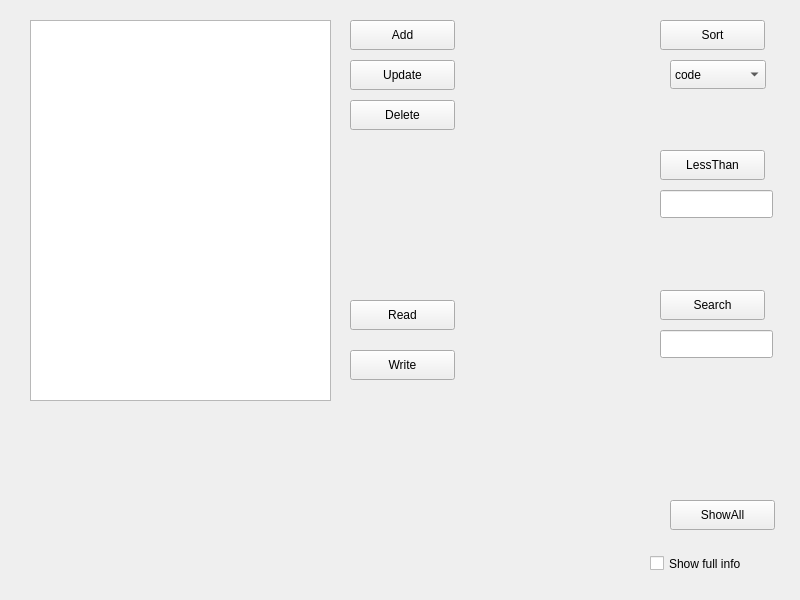
<?xml version="1.0" encoding="UTF-8"?>
<ui version="4.0">
 <class>Widget</class>
 <widget class="QWidget" name="Widget">
  <property name="geometry">
   <rect>
    <x>0</x>
    <y>0</y>
    <width>800</width>
    <height>600</height>
   </rect>
  </property>
  <property name="windowTitle">
   <string>Widget</string>
  </property>
  <widget class="QListWidget" name="listWidget">
   <property name="geometry">
    <rect>
     <x>30</x>
     <y>20</y>
     <width>301</width>
     <height>381</height>
    </rect>
   </property>
  </widget>
  <widget class="QPushButton" name="addPushButton">
   <property name="geometry">
    <rect>
     <x>350</x>
     <y>20</y>
     <width>105</width>
     <height>30</height>
    </rect>
   </property>
   <property name="text">
    <string>Add</string>
   </property>
  </widget>
  <widget class="QPushButton" name="updatePushButton">
   <property name="geometry">
    <rect>
     <x>350</x>
     <y>60</y>
     <width>105</width>
     <height>30</height>
    </rect>
   </property>
   <property name="text">
    <string>Update</string>
   </property>
  </widget>
  <widget class="QPushButton" name="deletePushButton">
   <property name="geometry">
    <rect>
     <x>350</x>
     <y>100</y>
     <width>105</width>
     <height>30</height>
    </rect>
   </property>
   <property name="text">
    <string>Delete</string>
   </property>
  </widget>
  <widget class="QPushButton" name="readPushButton">
   <property name="geometry">
    <rect>
     <x>350</x>
     <y>300</y>
     <width>105</width>
     <height>30</height>
    </rect>
   </property>
   <property name="text">
    <string>Read</string>
   </property>
  </widget>
  <widget class="QPushButton" name="writePushButton">
   <property name="geometry">
    <rect>
     <x>350</x>
     <y>350</y>
     <width>105</width>
     <height>30</height>
    </rect>
   </property>
   <property name="text">
    <string>Write</string>
   </property>
  </widget>
  <widget class="QPushButton" name="sortPushButton">
   <property name="geometry">
    <rect>
     <x>660</x>
     <y>20</y>
     <width>105</width>
     <height>30</height>
    </rect>
   </property>
   <property name="text">
    <string>Sort</string>
   </property>
  </widget>
  <widget class="QPushButton" name="pushButton">
   <property name="geometry">
    <rect>
     <x>660</x>
     <y>150</y>
     <width>105</width>
     <height>30</height>
    </rect>
   </property>
   <property name="text">
    <string>LessThan</string>
   </property>
  </widget>
  <widget class="QPushButton" name="pushButton_2">
   <property name="geometry">
    <rect>
     <x>660</x>
     <y>290</y>
     <width>105</width>
     <height>30</height>
    </rect>
   </property>
   <property name="text">
    <string>Search</string>
   </property>
  </widget>
  <widget class="QCheckBox" name="checkBox">
   <property name="geometry">
    <rect>
     <x>650</x>
     <y>550</y>
     <width>141</width>
     <height>27</height>
    </rect>
   </property>
   <property name="text">
    <string>Show full info</string>
   </property>
  </widget>
  <widget class="QPushButton" name="pushButton_3">
   <property name="geometry">
    <rect>
     <x>670</x>
     <y>500</y>
     <width>105</width>
     <height>30</height>
    </rect>
   </property>
   <property name="text">
    <string>ShowAll</string>
   </property>
  </widget>
  <widget class="QComboBox" name="comboBox">
   <property name="geometry">
    <rect>
     <x>670</x>
     <y>60</y>
     <width>96</width>
     <height>29</height>
    </rect>
   </property>
   <item>
    <property name="text">
     <string>code</string>
    </property>
   </item>
   <item>
    <property name="text">
     <string>name</string>
    </property>
   </item>
   <item>
    <property name="text">
     <string>price</string>
    </property>
   </item>
  </widget>
  <widget class="QLineEdit" name="lessThanLineEdit">
   <property name="geometry">
    <rect>
     <x>660</x>
     <y>190</y>
     <width>113</width>
     <height>28</height>
    </rect>
   </property>
  </widget>
  <widget class="QLineEdit" name="searchLineEdit">
   <property name="geometry">
    <rect>
     <x>660</x>
     <y>330</y>
     <width>113</width>
     <height>28</height>
    </rect>
   </property>
  </widget>
 </widget>
 <resources/>
 <connections/>
</ui>
